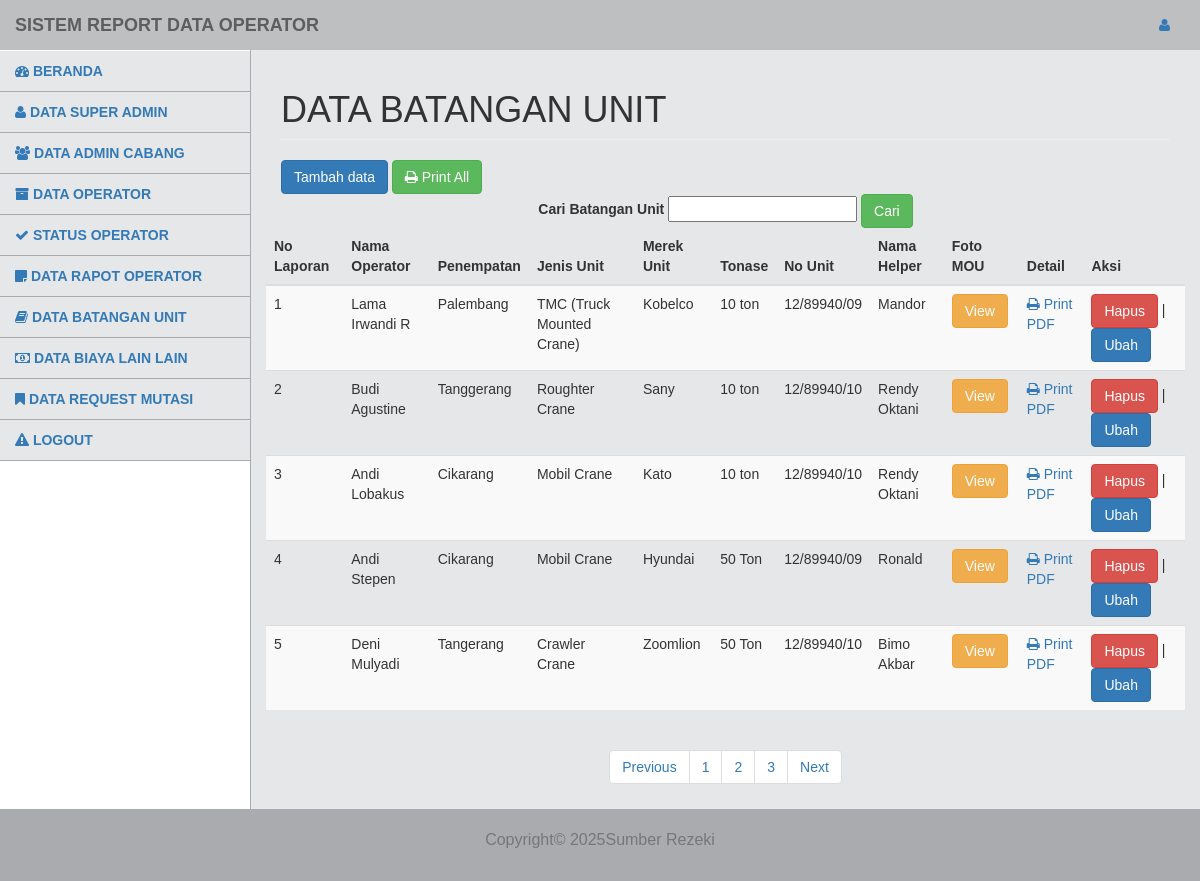
Page /admin/modul/batanganUnit/title.php (signed in) on the committed database.
### tables this page shows
CREATE TABLE `tb_batangan` (
  `id_batangan` int(11) NOT NULL,
  `nama_operator` varchar(255) NOT NULL,
  `penempatan` varchar(255) NOT NULL,
  `jenis_unit` varchar(255) NOT NULL,
  `merek_unit` varchar(255) NOT NULL,
  `tonase` varchar(255) NOT NULL,
  `no_unit` varchar(255) NOT NULL,
  `nama_helper` varchar(255) NOT NULL,
  `foto_mou` varchar(255) NOT NULL
);

### admin/modul/batanganUnit/paging.php (the view, shortened to what this page needs)
<?php
include '../koneksi.php';
$cabang_admin = $_SESSION['cabanginv'];
$jabatan_admin = $_SESSION['jabataninv'];
$batas = 5;
$halaman = isset($_GET['halaman']) ? (int)$_GET['halaman'] : 1;
$halaman_awal = ($halaman > 1) ? ($halaman * $batas) - $batas : 0;
$nomor = $halaman_awal + 1;
if (isset($_POST['go'])) {
    $cari = $_POST['cari'];
    if ($jabatan_admin == "Korcap") {
        $query = "SELECT * FROM tb_batangan WHERE (nama_operator LIKE ? OR no_unit LIKE ?) AND penempatan = ? LIMIT ?, ?";
        $stmt = mysqli_prepare($koneksi, $query);
        $search = "%$cari%";
        mysqli_stmt_bind_param($stmt, 'ssssi', $search, $search, $cabang_admin, $halaman_awal, $batas);
        mysqli_stmt_execute($stmt);
        $result = mysqli_stmt_get_result($stmt);
    } else {
        $query = "SELECT * FROM tb_batangan WHERE (nama_operator LIKE ? OR no_unit LIKE ?) LIMIT ?, ?";
        $stmt = mysqli_prepare($koneksi, $query);
        $search = "%$cari%";
        mysqli_stmt_bind_param($stmt, 'ssii', $search, $search, $halaman_awal, $batas);
        mysqli_stmt_execute($stmt);
        $result = mysqli_stmt_get_result($stmt);
    }
} else {
    if ($jabatan_admin == "Korcap") {
        $query = "SELECT * FROM tb_batangan WHERE penempatan = ? LIMIT ?, ?";
        $stmt = mysqli_prepare($koneksi, $query);
        mysqli_stmt_bind_param($stmt, 'sii', $cabang_admin, $halaman_awal, $batas);
        mysqli_stmt_execute($stmt);
        $result = mysqli_stmt_get_result($stmt);
    } else {
        $query = "SELECT * FROM tb_batangan LIMIT ?, ?";
        $stmt = mysqli_prepare($koneksi, $query);
        mysqli_stmt_bind_param($stmt, 'ii', $halaman_awal, $batas);
        mysqli_stmt_execute($stmt);
        $result = mysqli_stmt_get_result($stmt);
    }
}
while ($row = mysqli_fetch_assoc($result)):
?>
<tr>
    <td><?php echo $nomor++; ?></td>
    <td><?php echo htmlspecialchars($row['nama_operator']); ?></td>
    <td><?php echo htmlspecialchars($row['penempatan']); ?></td>
    <td><?php echo htmlspecialchars($row['jenis_unit']); ?></td>
    <td><?php echo htmlspecialchars($row['merek_unit']); ?></td>
    <td><?php echo htmlspecialchars($row['tonase']); ?></td>
    <td><?php echo htmlspecialchars($row['no_unit']); ?></td>
    <td><?php echo htmlspecialchars($row['nama_helper']); ?></td>
    <td>
        <a href="?m=batanganUnit&s=detail_foto&id_batangan=<?php echo $row['id_batangan']; ?>">
            <button class="btn btn-warning">View</button>
        </a>
    </td>
    <td>
        <a href="?m=batanganUnit&s=export_pdf&id_batangan=<?php echo $row['id_batangan']; ?>">
            <i class="fa fa-print"></i> Print PDF
        </a>
    </td>
    <td>
        <a href="?m=batanganUnit&s=hapus&id_batangan=<?php echo $row['id_batangan'];?>"
           onclick="return confirm('Yakin Akan dihapus?')">
           <button class="btn btn-danger">Hapus</button>
        </a> |
        <a href="?m=batanganUnit&s=ubah&id_batangan=<?php echo $row['id_batangan'];?>"
            onclick="return confirm('Yakin Akan diubah?')">
           <button class="btn btn-primary">Ubah</button>
        </a>
    </td>
</tr>
<?php endwhile; ?>

### css/tampilanadmin.css (style rules this page uses)
body { font-family: Arial, sans-serif; }

### rows in the picture
tb_batangan: nama_operator "Lama Irwandi R", penempatan "Palembang", jenis_unit "TMC (Truck Mounted Crane)", merek_unit "Kobelco", tonase "10 ton", no_unit "12/89940/09", nama_helper "Mandor"
tb_batangan: nama_operator "Budi Agustine", penempatan "Tanggerang", jenis_unit "Roughter Crane", merek_unit "Sany", tonase "10 ton", no_unit "12/89940/10", nama_helper "Rendy Oktani"
tb_batangan: nama_operator "Andi Lobakus", penempatan "Cikarang", jenis_unit "Mobil Crane", merek_unit "Kato", tonase "10 ton", no_unit "12/89940/10", nama_helper "Rendy Oktani"
tb_batangan: nama_operator "Andi Stepen", penempatan "Cikarang", jenis_unit "Mobil Crane", merek_unit "Hyundai", tonase "50 Ton", no_unit "12/89940/09", nama_helper "Ronald"
tb_batangan: nama_operator "Deni Mulyadi", penempatan "Tangerang", jenis_unit "Crawler Crane", merek_unit "Zoomlion", tonase "50 Ton", no_unit "12/89940/10", nama_helper "Bimo Akbar"
